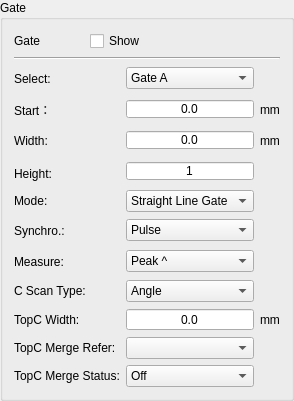
            <widget class="QGroupBox" name="groupBox_3">
             <property name="sizePolicy">
              <sizepolicy hsizetype="Preferred" vsizetype="Preferred">
               <horstretch>0</horstretch>
               <verstretch>0</verstretch>
              </sizepolicy>
             </property>
             <property name="minimumSize">
              <size>
               <width>0</width>
               <height>0</height>
              </size>
             </property>
             <property name="maximumSize">
              <size>
               <width>280</width>
               <height>380</height>
              </size>
             </property>
             <property name="title">
              <string>Gate</string>
             </property>
             <layout class="QGridLayout" name="gridLayout_27">
              <item row="2" column="0" colspan="2">
               <layout class="QGridLayout" name="gridLayout_13">
                <property name="sizeConstraint">
                 <enum>QLayout::SetFixedSize</enum>
                </property>
                <item row="8" column="2">
                 <widget class="QLabel" name="LabelTopcWidthUnit">
                  <property name="text">
                   <string>mm</string>
                  </property>
                 </widget>
                </item>
                <item row="7" column="1">
                 <widget class="QComboBox" name="ComCscanType">
                  <item>
                   <property name="text">
                    <string>Angle</string>
                   </property>
                  </item>
                  <item>
                   <property name="text">
                    <string>TopC</string>
                   </property>
                  </item>
                 </widget>
                </item>
                <item row="0" column="0">
                 <widget class="QLabel" name="LabelGateSelect">
                  <property name="sizePolicy">
                   <sizepolicy hsizetype="Fixed" vsizetype="Fixed">
                    <horstretch>0</horstretch>
                    <verstretch>0</verstretch>
                   </sizepolicy>
                  </property>
                  <property name="minimumSize">
                   <size>
                    <width>70</width>
                    <height>25</height>
                   </size>
                  </property>
                  <property name="maximumSize">
                   <size>
                    <width>70</width>
                    <height>16777215</height>
                   </size>
                  </property>
                  <property name="text">
                   <string>Select:</string>
                  </property>
                 </widget>
                </item>
                <item row="0" column="1">
                 <widget class="QComboBox" name="ComGateSelect">
                  <item>
                   <property name="text">
                    <string>Gate A</string>
                   </property>
                  </item>
                  <item>
                   <property name="text">
                    <string>Gate B</string>
                   </property>
                  </item>
                  <item>
                   <property name="text">
                    <string>Gate I</string>
                   </property>
                  </item>
                 </widget>
                </item>
                <item row="1" column="0">
                 <widget class="QLabel" name="LabelGateStart">
                  <property name="sizePolicy">
                   <sizepolicy hsizetype="Fixed" vsizetype="Fixed">
                    <horstretch>0</horstretch>
                    <verstretch>0</verstretch>
                   </sizepolicy>
                  </property>
                  <property name="minimumSize">
                   <size>
                    <width>70</width>
                    <height>25</height>
                   </size>
                  </property>
                  <property name="maximumSize">
                   <size>
                    <width>70</width>
                    <height>16777215</height>
                   </size>
                  </property>
                  <property name="text">
                   <string>Start：</string>
                  </property>
                 </widget>
                </item>
                <item row="1" column="1">
                 <widget class="QDoubleSpinBox" name="ValueGateStart">
                  <property name="sizePolicy">
                   <sizepolicy hsizetype="Fixed" vsizetype="Fixed">
                    <horstretch>0</horstretch>
                    <verstretch>0</verstretch>
                   </sizepolicy>
                  </property>
                  <property name="minimumSize">
                   <size>
                    <width>60</width>
                    <height>20</height>
                   </size>
                  </property>
                  <property name="maximumSize">
                   <size>
                    <width>200</width>
                    <height>20</height>
                   </size>
                  </property>
                  <property name="alignment">
                   <set>Qt::AlignCenter</set>
                  </property>
                  <property name="buttonSymbols">
                   <enum>QAbstractSpinBox::NoButtons</enum>
                  </property>
                  <property name="decimals">
                   <number>1</number>
                  </property>
                  <property name="maximum">
                   <double>5000.000000000000000</double>
                  </property>
                  <property name="singleStep">
                   <double>0.100000000000000</double>
                  </property>
                 </widget>
                </item>
                <item row="1" column="2">
                 <widget class="QLabel" name="LabelGateStartUnit">
                  <property name="maximumSize">
                   <size>
                    <width>60</width>
                    <height>16777215</height>
                   </size>
                  </property>
                  <property name="text">
                   <string>mm</string>
                  </property>
                 </widget>
                </item>
                <item row="2" column="0">
                 <widget class="QLabel" name="LabelGateWidth">
                  <property name="sizePolicy">
                   <sizepolicy hsizetype="Fixed" vsizetype="Fixed">
                    <horstretch>0</horstretch>
                    <verstretch>0</verstretch>
                   </sizepolicy>
                  </property>
                  <property name="minimumSize">
                   <size>
                    <width>70</width>
                    <height>25</height>
                   </size>
                  </property>
                  <property name="maximumSize">
                   <size>
                    <width>70</width>
                    <height>16777215</height>
                   </size>
                  </property>
                  <property name="text">
                   <string>Width:</string>
                  </property>
                 </widget>
                </item>
                <item row="2" column="1">
                 <widget class="QDoubleSpinBox" name="ValueGateWidth">
                  <property name="sizePolicy">
                   <sizepolicy hsizetype="Fixed" vsizetype="Fixed">
                    <horstretch>0</horstretch>
                    <verstretch>0</verstretch>
                   </sizepolicy>
                  </property>
                  <property name="minimumSize">
                   <size>
                    <width>60</width>
                    <height>20</height>
                   </size>
                  </property>
                  <property name="maximumSize">
                   <size>
                    <width>200</width>
                    <height>20</height>
                   </size>
                  </property>
                  <property name="alignment">
                   <set>Qt::AlignCenter</set>
                  </property>
                  <property name="buttonSymbols">
                   <enum>QAbstractSpinBox::NoButtons</enum>
                  </property>
                  <property name="decimals">
                   <number>1</number>
                  </property>
                  <property name="maximum">
                   <double>5000.000000000000000</double>
                  </property>
                  <property name="singleStep">
                   <double>0.100000000000000</double>
                  </property>
                 </widget>
                </item>
                <item row="2" column="2">
                 <widget class="QLabel" name="LabelGateWidthUnit">
                  <property name="text">
                   <string>mm</string>
                  </property>
                 </widget>
                </item>
                <item row="3" column="0">
                 <widget class="QLabel" name="LabelGateHeight">
                  <property name="sizePolicy">
                   <sizepolicy hsizetype="Fixed" vsizetype="Fixed">
                    <horstretch>0</horstretch>
                    <verstretch>0</verstretch>
                   </sizepolicy>
                  </property>
                  <property name="minimumSize">
                   <size>
                    <width>70</width>
                    <height>25</height>
                   </size>
                  </property>
                  <property name="maximumSize">
                   <size>
                    <width>70</width>
                    <height>20</height>
                   </size>
                  </property>
                  <property name="text">
                   <string>Height:</string>
                  </property>
                 </widget>
                </item>
                <item row="5" column="0">
                 <widget class="QLabel" name="LabelGateSync">
                  <property name="sizePolicy">
                   <sizepolicy hsizetype="Fixed" vsizetype="Fixed">
                    <horstretch>0</horstretch>
                    <verstretch>0</verstretch>
                   </sizepolicy>
                  </property>
                  <property name="minimumSize">
                   <size>
                    <width>70</width>
                    <height>25</height>
                   </size>
                  </property>
                  <property name="text">
                   <string>Synchro.:</string>
                  </property>
                 </widget>
                </item>
                <item row="5" column="1">
                 <widget class="QComboBox" name="ComGateSync">
                  <item>
                   <property name="text">
                    <string>Pulse</string>
                   </property>
                  </item>
                  <item>
                   <property name="text">
                    <string>I/</string>
                   </property>
                  </item>
                  <item>
                   <property name="text">
                    <string>A/</string>
                   </property>
                  </item>
                 </widget>
                </item>
                <item row="6" column="0">
                 <widget class="QLabel" name="LabelGateMeasure">
                  <property name="sizePolicy">
                   <sizepolicy hsizetype="Fixed" vsizetype="Fixed">
                    <horstretch>0</horstretch>
                    <verstretch>0</verstretch>
                   </sizepolicy>
                  </property>
                  <property name="minimumSize">
                   <size>
                    <width>70</width>
                    <height>25</height>
                   </size>
                  </property>
                  <property name="maximumSize">
                   <size>
                    <width>70</width>
                    <height>16777215</height>
                   </size>
                  </property>
                  <property name="text">
                   <string>Measure:</string>
                  </property>
                 </widget>
                </item>
                <item row="6" column="1">
                 <widget class="QComboBox" name="ComGateMeasure">
                  <item>
                   <property name="text">
                    <string>Peak ^</string>
                   </property>
                  </item>
                  <item>
                   <property name="text">
                    <string>Edge /</string>
                   </property>
                  </item>
                 </widget>
                </item>
                <item row="3" column="1">
                 <widget class="QDoubleSpinBox" name="ValueGateHeight">
                  <property name="sizePolicy">
                   <sizepolicy hsizetype="Fixed" vsizetype="Fixed">
                    <horstretch>0</horstretch>
                    <verstretch>0</verstretch>
                   </sizepolicy>
                  </property>
                  <property name="minimumSize">
                   <size>
                    <width>60</width>
                    <height>20</height>
                   </size>
                  </property>
                  <property name="maximumSize">
                   <size>
                    <width>200</width>
                    <height>20</height>
                   </size>
                  </property>
                  <property name="alignment">
                   <set>Qt::AlignCenter</set>
                  </property>
                  <property name="buttonSymbols">
                   <enum>QAbstractSpinBox::NoButtons</enum>
                  </property>
                  <property name="decimals">
                   <number>0</number>
                  </property>
                  <property name="minimum">
                   <double>-100.000000000000000</double>
                  </property>
                  <property name="value">
                   <double>1.000000000000000</double>
                  </property>
                 </widget>
                </item>
                <item row="7" column="0">
                 <widget class="QLabel" name="LabelCscanType">
                  <property name="text">
                   <string>C Scan Type:</string>
                  </property>
                 </widget>
                </item>
                <item row="8" column="0">
                 <widget class="QLabel" name="LabelTopcWidth">
                  <property name="text">
                   <string>TopC Width:</string>
                  </property>
                 </widget>
                </item>
                <item row="8" column="1">
                 <widget class="QDoubleSpinBox" name="ValueTopcWidth">
                  <property name="alignment">
                   <set>Qt::AlignCenter</set>
                  </property>
                  <property name="buttonSymbols">
                   <enum>QAbstractSpinBox::NoButtons</enum>
                  </property>
                  <property name="decimals">
                   <number>1</number>
                  </property>
                 </widget>
                </item>
                <item row="9" column="1">
                 <widget class="QComboBox" name="ComTopCMergeRefer"/>
                </item>
                <item row="9" column="0">
                 <widget class="QLabel" name="LabelTopcMergeRefer">
                  <property name="text">
                   <string>TopC Merge Refer:</string>
                  </property>
                 </widget>
                </item>
                <item row="10" column="0">
                 <widget class="QLabel" name="LabelTopcMergeStatus">
                  <property name="text">
                   <string>TopC Merge Status:</string>
                  </property>
                 </widget>
                </item>
                <item row="10" column="1">
                 <widget class="QComboBox" name="ComTopcMergeStatus">
                  <item>
                   <property name="text">
                    <string>Off</string>
                   </property>
                  </item>
                  <item>
                   <property name="text">
                    <string>On</string>
                   </property>
                  </item>
                 </widget>
                </item>
                <item row="4" column="0">
                 <widget class="QLabel" name="LabelGateMode">
                  <property name="text">
                   <string>Mode:</string>
                  </property>
                 </widget>
                </item>
                <item row="4" column="1">
                 <widget class="QComboBox" name="ComGateMode">
                  <item>
                   <property name="text">
                    <string>Straight Line Gate</string>
                   </property>
                  </item>
                  <item>
                   <property name="text">
                    <string>Curve Line Gate</string>
                   </property>
                  </item>
                 </widget>
                </item>
               </layout>
              </item>
              <item row="0" column="0">
               <widget class="QLabel" name="LabelGate">
                <property name="minimumSize">
                 <size>
                  <width>70</width>
                  <height>0</height>
                 </size>
                </property>
                <property name="maximumSize">
                 <size>
                  <width>70</width>
                  <height>16777215</height>
                 </size>
                </property>
                <property name="text">
                 <string>Gate</string>
                </property>
               </widget>
              </item>
              <item row="0" column="1">
               <widget class="QCheckBox" name="CheckGateShow">
                <property name="text">
                 <string>Show</string>
                </property>
               </widget>
              </item>
              <item row="1" column="0" colspan="2">
               <widget class="Line" name="line_8">
                <property name="orientation">
                 <enum>Qt::Horizontal</enum>
                </property>
               </widget>
              </item>
             </layout>
            </widget>
